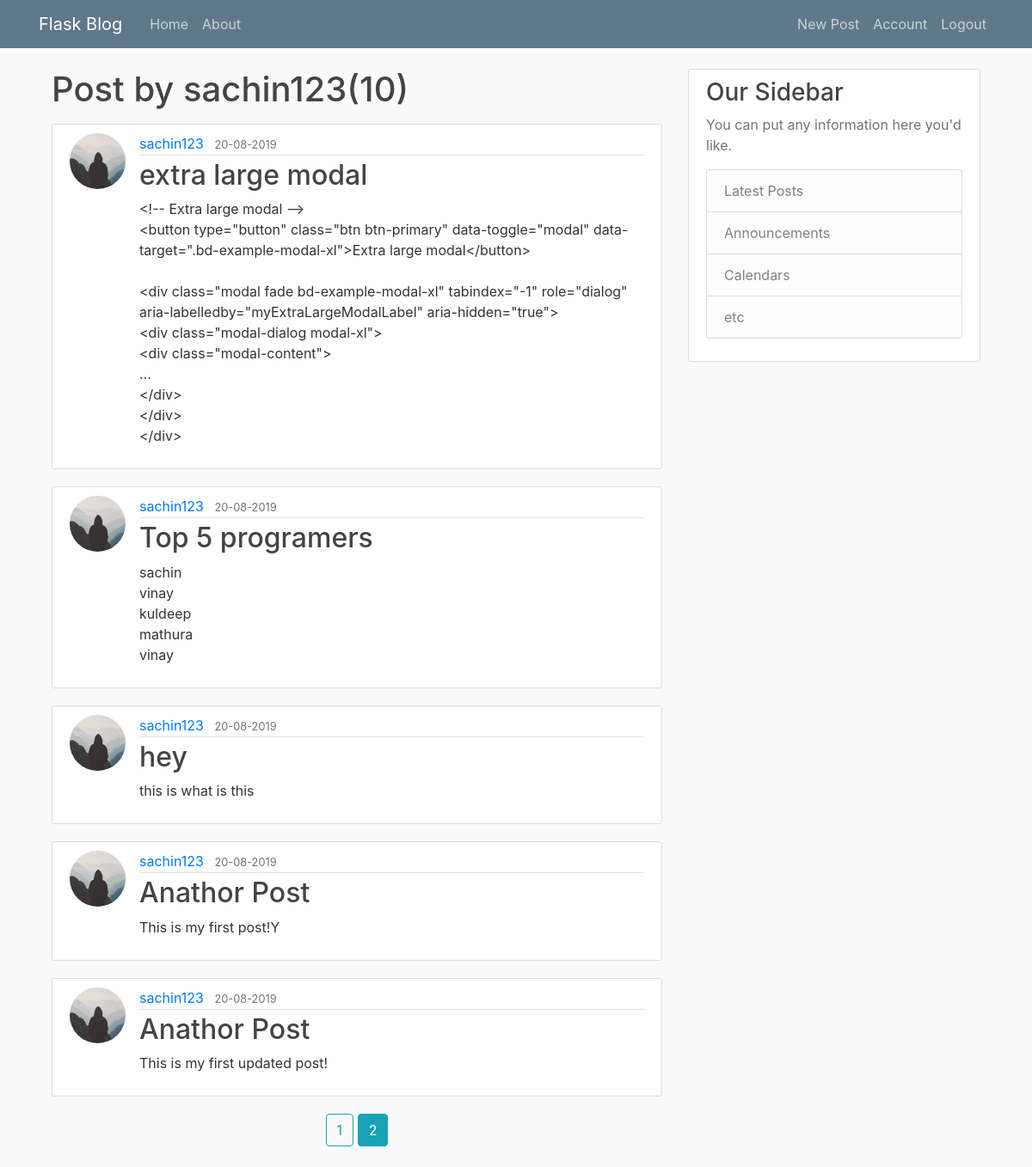
The page /user/sachin123?page=2 (signed in) on the database its author committed.
### flaskblog/models.py (models this page shows, shortened)
class User(db.Model,UserMixin):
	id=db.Column(db.Integer,primary_key=True)
	username=db.Column(db.String(20),unique=True,nullable=False)
	email=db.Column(db.String(120),unique=True,nullable=False)
	image_file=db.Column(db.String(20),default='default.jpg')
	password=db.Column(db.String(60),nullable=False)
	posts=db.relationship('Post',backref='author',lazy=True)

class Post(db.Model):
	id=db.Column(db.Integer,primary_key=True)
	title=db.Column(db.String(1000),nullable=False)
	date_posted=db.Column(db.DateTime,nullable=False,default=datetime.utcnow)
	content=db.Column(db.Text,nullable=False)
	user_id=db.Column(db.Integer,db.ForeignKey('user.id'),nullable=False)

### flaskblog/routes.py (the view)
@app.route("/user/<string:username>")
def user_posts(username):
	page=request.args.get('page',1,type=int)
	user=User.query.filter_by(username=username).first_or_404()
	posts=Post.query.filter_by(author=user).order_by(Post.date_posted.desc()).paginate(page=page,per_page=5)
	return render_template('user_posts.html',title='user posts',posts= posts,user=user)

### flaskblog/models.py (called while the page is built)
@login_manager.user_loader
def load_user(user_id):
	return User.query.get(user_id)

### flaskblog/templates/user_posts.html
{% extends "layouts/base.html"%}
{% block content %}
<h1 class="mb-3">Post by {{user.username}}({{posts.total}})</h1>
{% for post in posts.items %}
<article class="media content-section">
<img class="rounded-circle article-img" src="{{url_for('static',filename='profile_pics/'+post.author.image_file)}}">
	<div class="media-body">
		<div class="article-metadata">
			<a class="mr-2" href="{{url_for('user_posts',username=post.author.username)}}">{{ post.author.username }}</a>
			<small class="text-muted">{{ post.date_posted.strftime('%d-%m-%Y') }}</small>
		</div>
		<h2><a class="article-title" href="{{url_for('post', post_id=post.id)}}">{{ post.title }}</a></h2>
		<p class="article-content">{{ post.content }}</p>
	</div>
</article>
{%endfor%}
<center>
{% for page_num in posts.iter_pages(left_edge=1,right_edge=1,left_current=1,right_current=2) %}
		{%if page_num%}
			{%if posts.page==page_num%}
				<a class="btn btn-info mb-4" href="{{url_for('user_posts',username=user.username,page=page_num)}}">{{page_num}}</a>
			{%else%}
				<a class="btn btn-outline-info mb-4" href="{{url_for('user_posts',username=user.username,page=page_num)}}">{{page_num}}</a>
			{%endif%}
		{%else%}
		...
		{%endif%}
{%endfor%}
</center>
{%endblock%}

### flaskblog/static/css/main.css (style rules this page uses)
body { background: #fafafa; color: #333333; margin-top: 5rem; }
h1, h2, h3, h4, h5, h6 { color: #444444; }
.content-section { background: #ffffff; padding: 10px 20px; border: 1px solid #dddddd; border-radius: 3px; margin-bottom: 20px; }
.article-title { color: #444444; }
.article-content { white-space: pre-line; }
.article-img { height: 65px; width: 65px; margin-right: 16px; }
.article-metadata { padding-bottom: 1px; margin-bottom: 4px; border-bottom: 1px solid #e3e3e3 }

### rows shown on the page
User: username "sachin123"
Post: image_file (placeholder picture), author.username "sachin123", date_posted "20-08-2019", title "extra large modal", content "<!-- Extra large modal --> <button type=\"button\" class=\"btn btn-primary\" data-toggle=\"modal\" data-target=\".bd-example-modal-xl\">Extra large modal</button> <div class=\"modal fade bd-example-modal-xl\" tabindex=\"-1\" role=\"dialog\" aria-labelledby=\"myExtraLargeModalLabel\" aria-hidden=\"true\"> <div class=\"modal-dialog modal-xl\"> <div class=\"modal-content\"> ... </div> </div> </div>"
Post: image_file (placeholder picture), author.username "sachin123", date_posted "20-08-2019", title "Top 5 programers", content "sachin vinay kuldeep mathura vinay"
Post: image_file (placeholder picture), author.username "sachin123", date_posted "20-08-2019", title "hey", content "this is what is this"
Post: image_file (placeholder picture), author.username "sachin123", date_posted "20-08-2019", title "Anathor Post", content "This is my first post!Y"
Post: image_file (placeholder picture), author.username "sachin123", date_posted "20-08-2019", title "Anathor Post", content "This is my first updated post!"

### other values the page prints
{{ posts.total }} "10"
{{ page_num }} "1"
{{ page_num }} "2"
